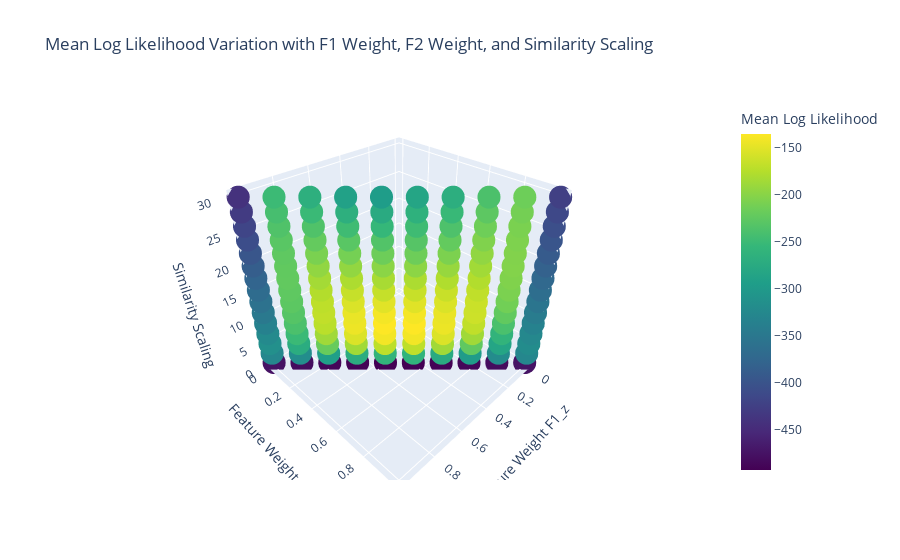

Notebook code for this chart:
### Code cell
import numpy as np
import pandas as pd
from scipy.spatial.distance import euclidean
from collections import defaultdict
from sklearn.model_selection import GroupKFold
from sklearn.metrics import log_loss, accuracy_score
import random
import matplotlib.pyplot as plt
from sklearn.preprocessing import LabelBinarizer
from itertools import product
from scipy.stats import zscore
import plotly.express as px
from scipy.optimize import minimize
import seaborn as sns

# Load dataset
print("Loading dataset...")
data = pd.read_csv(r'D:\University of Rochester\Fall24\RA - Florian\Code\Li_Xie_2020_L1_vowels_statistics_general.csv')
data_listner = pd.read_csv(r"D:\University of Rochester\Fall24\RA - Florian\Code\Experiment-NORM-AB-after-exclusions.csv")
print("Datasets loaded successfully.")

# Compute z-scores for F1 and F2
print("Computing z-scores for F1 and F2...")
data['F1_z'] = zscore(data['F1_gm'])
data['F2_z'] = zscore(data['F2_gm'])
print("Z-scores computed.")

# Define sigma (fixed noise sigma for optimization)
fixed_sigma = 1.0  # Fixed noise sigma

# Free parameters for distance and similarity
distance_exponent = 2  # Exponent of the distance

# Feature indices for F1 and F2 (z-scored)
feature_indices = ['F1_z', 'F2_z']  # Using standardized F1 and F2

# Add noise to features
def add_noise(features, noise_level):
    # Ensure the scale parameter is non-negative by taking the absolute value of the feature
    return [f + np.random.normal(0, noise_level * abs(f)) for f in features]

# Compute weighted Euclidean distance with exponent
def compute_distance(input_features, exemplar_features, weights, exponent):
    weighted_diff = weights * (np.array(input_features) - np.array(exemplar_features))
    distance = np.sum(np.abs(weighted_diff) ** exponent) ** (1/exponent)
    return distance

# Compute similarity using Gaussian function with scaling factor
def compute_similarity(input_features, exemplar_features, weights, exponent, scaling, sigma):
    dist = compute_distance(input_features, exemplar_features, weights, exponent)
    return np.exp(- (scaling * dist) ** 2 / (2 * sigma ** 2))

# Predict posterior probabilities based on exemplars
def predict_posterior(input_features, exemplars, weights, exponent, scaling, sigma, prior):
    category_similarities = {}
    total_similarity = 0
    for category, ex_list in exemplars.items():
        sim_sum = sum(compute_similarity(input_features, ex, weights, exponent, scaling, sigma) for ex in ex_list)
        category_similarities[category] = sim_sum
        total_similarity += sim_sum
    if total_similarity == 0:
        return None
    # Apply prior
    posteriors = {cat: (sim_sum * prior.get(cat, 1.0)) for cat, sim_sum in category_similarities.items()}
    total_posterior = sum(posteriors.values())
    # Avoid division by zero
    if total_posterior == 0:
        return None
    posteriors = {cat: (sim / total_posterior) for cat, sim in posteriors.items()}
    return posteriors

# Cross-validation setup
print("Setting up cross-validation...")
group_kfold = GroupKFold(n_splits=5)  # Reduced from 17 to 5 for better fold sizes
groups = data['Talker']
print("Cross-validation setup complete.")

# Define uniform prior
unique_categories = sorted(data['Vowel'].unique())
prior = {cat: 1.0 for cat in unique_categories}  # Uniform prior
print(f"Unique categories: {unique_categories}")

# Function to calculate log likelihood for a single prediction
def calculate_log_likelihood(true_label, posterior, classes):
    if posterior is None:
        return 0
    prob = posterior.get(true_label, 1e-10)
    # Ensure probability is not zero or negative
    prob = max(prob, 1e-10)
    return np.log(prob)

# Function to perform cross-validation and evaluate the model
def evaluate_model(data, sigma, noise_level, group_kfold, groups, weights, exponent, scaling, prior):
    print(f"Evaluating model with sigma={sigma}, noise_level={noise_level}, weights={weights}, scaling={scaling}")
    log_likelihoods = []
    
    fold = 1
    for train_idx, test_idx in group_kfold.split(data, groups=groups):
        print(f"  Processing fold {fold}...")
        train_data, test_data = data.iloc[train_idx], data.iloc[test_idx]
        exemplars_train = defaultdict(list)
        
        # Train exemplars with added noise
        for _, row in train_data.iterrows():
            category = row['Vowel']
            features = row[feature_indices].tolist()
            noisy = add_noise(features, noise_level)
            if not np.any(np.isnan(noisy)) and not np.any(np.isinf(noisy)):
                exemplars_train[category].append(noisy)
        
        true_labels = []
        preds_posteriors = []
        
        # Predict on test set
        for _, row in test_data.iterrows():
            true = row['Vowel']
            input_feat = row[feature_indices].tolist()
            noisy_input = add_noise(input_feat, noise_level)
            if not np.any(np.isnan(noisy_input)) and not np.any(np.isinf(noisy_input)):
                posteriors = predict_posterior(noisy_input, exemplars_train, weights, exponent, scaling, sigma, prior)
                if posteriors:
                    preds_posteriors.append(posteriors)
                    true_labels.append(true)
        
        if true_labels:
            # Calculate log likelihood
            fold_log_likelihood = sum([calculate_log_likelihood(t, p, unique_categories) for t, p in zip(true_labels, preds_posteriors)])
            log_likelihoods.append(fold_log_likelihood)
            
            print(f"  Fold {fold} - Log Likelihood: {fold_log_likelihood:.4f}")
        else:
            print(f"  Fold {fold} - No valid predictions.")
        fold += 1
    
    # Aggregate results
    mean_ll = np.mean(log_likelihoods) if log_likelihoods else np.nan
    print(f"  Mean Log Likelihood: {mean_ll:.4f}")
    
    return mean_ll  # Return only mean log likelihood

# Combined objective function for optimization
def objective_function(params):
    weight_f1, weight_f2, scaling = params
    # Ensure weights sum to 1
    if not np.isclose(weight_f1 + weight_f2, 1.0):
        return np.inf  # Penalize if weights do not sum to 1
    # Ensure weights are within bounds (0 to 1)
    if not (0.0 <= weight_f1 <= 1.0) or not (0.0 <= weight_f2 <= 1.0):
        return np.inf
    # Ensure scaling is positive
    if scaling <= 0:
        return np.inf
    weights_array = np.array([weight_f1, weight_f2])
    mean_ll = evaluate_model(
        data, fixed_sigma, noise_level_fixed, group_kfold, groups, weights_array, distance_exponent, scaling, prior
    )
    # We aim to maximize log likelihood
    # Since optimization functions minimize, return the negative
    return -mean_ll

# Optimization bounds for weights (0 to 1) and similarity scaling (0 to inf)
bounds = [
    (0.0, 1.0),  # weight_F1
    (0.0, 1.0),  # weight_F2
    (1e-5, None)  # similarity_scaling, set lower bound to a small positive number to avoid division by zero
]

# Initial guess
initial_guess = [0.5, 0.5, 0]  # [weight_f1, weight_f2, similarity_scaling]

# Fixed noise level
noise_level_fixed = 0.0  # Fixed noise level set to 0

# Constraints: weights must sum to 1
constraints = {
    'type': 'eq',
    'fun': lambda x: x[0] + x[1] - 1.0  # weight_f1 + weight_f2 = 1
}

# Perform optimization using scipy.optimize.minimize with SLSQP method
print("Starting parameter optimization using scipy.optimize.minimize...")
result = minimize(
    objective_function,
    initial_guess,
    method='SLSQP',
    bounds=bounds,
    constraints=constraints,
    options={'disp': True, 'maxiter': 90}
)

if result.success:
    optimized_weight_f1, optimized_weight_f2, optimized_scaling = result.x
    print(f"\nOptimization successful!")
    print(f"Optimized Feature Weight F1_z: {optimized_weight_f1:.4f}")
    print(f"Optimized Feature Weight F2_z: {optimized_weight_f2:.4f}")
    print(f"Optimized Similarity Scaling: {optimized_scaling:.4f}")
else:
    print("\nOptimization failed.")
    print(result.message)

# ------------------ Grid Search for Heatmap ------------------

# Define fine-grained parameter ranges for heatmap
feature_weight_f1_grid = np.linspace(0.0, 1.0, 10)  # 10 steps for higher resolution
feature_weight_f2_grid = np.linspace(0.0, 1.0, 10)  # 10 steps for higher resolution
similarity_scaling_grid = np.linspace(0.5, 30, 15)  # Similarity scaling from 0.5 to 2.0

heatmap_results = []

print("\nStarting grid search for heatmap visualization...")
total_iterations = len(feature_weight_f1_grid) * len(feature_weight_f2_grid) * len(similarity_scaling_grid)
current_iteration = 1

for fw1 in feature_weight_f1_grid:
    for fw2 in feature_weight_f2_grid:
        # Ensure weights sum to 1
        if not np.isclose(fw1 + fw2, 1.0):
            continue
        for ss in similarity_scaling_grid:
            print(f"Evaluating combination {current_iteration}/{total_iterations}: F1 Weight={fw1:.2f}, F2 Weight={fw2:.2f}, Scaling={ss:.2f}")
            weights_array = np.array([fw1, fw2])
            mean_ll = evaluate_model(
                data, fixed_sigma, noise_level_fixed, group_kfold, groups, weights_array, distance_exponent, ss, prior
            )
            heatmap_results.append({
                'weight_f1': fw1,
                'weight_f2': fw2,
                'similarity_scaling': ss,
                'mean_log_likelihood': mean_ll
            })
            current_iteration += 1

# Convert heatmap_results to DataFrame
heatmap_df = pd.DataFrame(heatmap_results)

# ------------------ Visualization ------------------

# 3D Heatmap using Plotly
fig_3d = px.scatter_3d(
    heatmap_df,
    x='weight_f1',
    y='weight_f2',
    z='similarity_scaling',
    color='mean_log_likelihood',
    title='Mean Log Likelihood Variation with F1 Weight, F2 Weight, and Similarity Scaling',
    labels={
        'weight_f1': 'Feature Weight F1_z',
        'weight_f2': 'Feature Weight F2_z',
        'similarity_scaling': 'Similarity Scaling',
        'mean_log_likelihood': 'Mean Log Likelihood'
    },
    color_continuous_scale='Viridis'
)
fig_3d.show()

# # 2D Heatmaps for different similarity scaling levels
# plt.figure(figsize=(20, 16))
# for idx, scaling in enumerate(similarity_scaling_grid):
#     plt.subplot(4, 3, idx+1)
#     subset = heatmap_df[heatmap_df['similarity_scaling'] == scaling]
#     pivot_table = subset.pivot(index='weight_f2', columns='weight_f1', values='mean_log_likelihood')
#     sns.heatmap(pivot_table, cmap='viridis', annot=False, cbar=idx==0)
#     plt.title(f'Similarity Scaling = {scaling:.2f}')
#     plt.xlabel('Feature Weight F1_z')
#     plt.ylabel('Feature Weight F2_z')

# plt.tight_layout()
# plt.show()

### Figure 1 — Plotly figure (JSON) as saved in the notebook; plotly's stock layout.template omitted (floating-point values rounded to 4 significant figures; data arrays with more than 128 entries replaced by an {"elided": "..."} marker saying what was removed)
{"data": [{"hovertemplate": "Feature Weight F1_z=%{x}<br>Feature Weight F2_z=%{y}<br>Similarity Scaling=%{z}<br>Mean Log Likelihood=%{marker.color}<extra></extra>", "legendgroup": "", "marker": {"color": {"elided": "150 float values"}, "coloraxis": "coloraxis", "symbol": "circle"}, "mode": "markers", "name": "", "scene": "scene", "showlegend": false, "type": "scatter3d", "x": {"elided": "150 float values"}, "y": {"elided": "150 float values"}, "z": {"elided": "150 float values"}}], "layout": {"coloraxis": {"colorbar": {"title": {"text": "Mean Log Likelihood"}}, "colorscale": [[0, "#440154"], [0.1111, "#482878"], [0.2222, "#3e4989"], [0.3333, "#31688e"], [0.4444, "#26828e"], [0.5556, "#1f9e89"], [0.6667, "#35b779"], [0.7778, "#6ece58"], [0.8889, "#b5de2b"], [1, "#fde725"]]}, "legend": {"tracegroupgap": 0}, "scene": {"domain": {"x": [0, 1], "y": [0, 1]}, "xaxis": {"title": {"text": "Feature Weight F1_z"}}, "yaxis": {"title": {"text": "Feature Weight F2_z"}}, "zaxis": {"title": {"text": "Similarity Scaling"}}}, "title": {"text": "Mean Log Likelihood Variation with F1 Weight, F2 Weight, and Similarity Scaling"}}}
